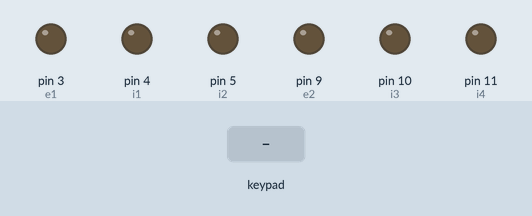
Recording of a sketch running on a simulated Arduino Uno, built with avr-gcc and run on an emulated ATmega328P. Shown: output pins drawn as LEDs (lit = HIGH). The inputs (shaded band) are chosen by the test bench.

Above: at 1.2 s.
1.3 s: key 'U' pressed
At 2.8 s:
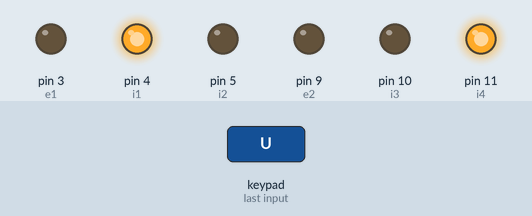
3.2 s: key 'D' pressed
At 4.2 s:
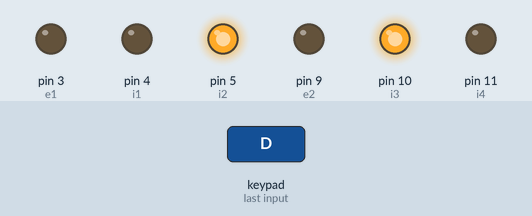
5.1 s: key 'L' pressed
At 6.7 s:
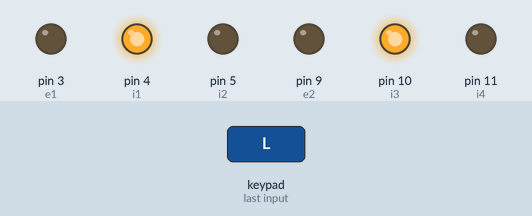
7.0 s: key 'R' pressed
At 8.3 s:
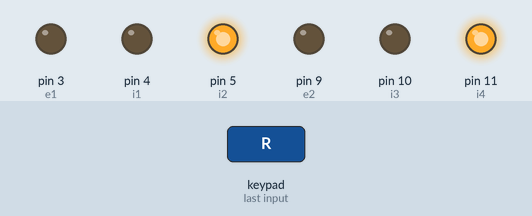
Timing chart, 0 to 9.9 s (numbered marks = the images above; inputs shaded):
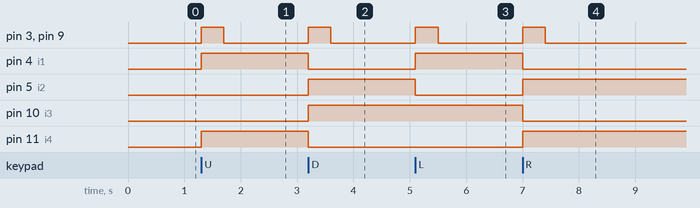

Measured:
- after the input at 1.3 s, pin 3 (e1), pin 9 (e2): LOW → HIGH at once, → LOW 0.40 s later; pin 4 (i1), pin 11 (i4): LOW → HIGH at once
- after the input at 3.2 s, pin 3 (e1), pin 9 (e2): LOW → HIGH at once, → LOW 0.40 s later; pin 4 (i1), pin 11 (i4): HIGH → LOW at once; pin 5 (i2), pin 10 (i3): LOW → HIGH at once
- after the input at 5.1 s, pin 3 (e1), pin 9 (e2): LOW → HIGH at once, → LOW 0.40 s later; pin 4 (i1): LOW → HIGH at once; pin 5 (i2): HIGH → LOW at once
- after the input at 7.0 s, pin 3 (e1), pin 9 (e2): LOW → HIGH at once, → LOW 0.40 s later; pin 4 (i1), pin 10 (i3): HIGH → LOW at once; pin 5 (i2), pin 11 (i4): LOW → HIGH at once

The sketch:

test_v1.ino
```cpp
// C++ code
//ver 2
#define CUSTOM_SETTINGS
#define INCLUDE_GAMEPAD_MODULE
#include <Dabble.h>

const byte e1 = 3;
const byte i1 = 4;
const byte i2 = 5;
const byte e2 = 9;
const byte i3 = 10;
const byte i4 = 11;
const byte rx_pin = 6;
const byte tx_pin = 7;
unsigned long lastSpeedChange = 0UL;
int speed = 255;
char new_value = 'n';
char old_value = ' ';

void stop(){
  analogWrite(e1, 0);
  analogWrite (e2, 0);
  digitalWrite(i1, LOW);
  digitalWrite(i2, LOW);
  digitalWrite (i3, LOW);
  digitalWrite (i4, LOW);
}

void move(byte in1, byte in2, byte in3, byte in4){
  analogWrite(e1, speed);
  analogWrite(e2,speed);
  digitalWrite(i1, in1);
  digitalWrite(i2, in2);
  digitalWrite(i3, in3);
  digitalWrite(i4, in4);}


void setup()
{
   pinMode (e1, OUTPUT);
   pinMode (e2, OUTPUT);
   pinMode (i1, OUTPUT);
   pinMode (i2, OUTPUT);
   pinMode (i3, OUTPUT);
   pinMode (i4, OUTPUT);
  Dabble.begin(9600, rx_pin, tx_pin);

}

void loop()
{
  Dabble.processInput();
  if (!Dabble.isAppConnected()){
    stop();
  return;}

  bool is_speed = false;
  if (millis() - lastSpeedChange > 50){
  if(GamePad.isTrianglePressed()&&speed<=250){
    speed+=5;
    is_speed = true;
  }
  else if(GamePad.isCrossPressed()&&speed>=5){
    speed-=5;
    is_speed = true;}
    lastSpeedChange = millis();
  }
  if (GamePad.isUpPressed()){
	new_value = 'u';
  }
  else if (GamePad.isDownPressed()){
    new_value = 'd';
  }
  else if (GamePad.isLeftPressed()){
    new_value = 'l';
  }
  else if (GamePad.isRightPressed()){
    new_value = 'r';
  }
  else new_value = 's';

  if (new_value != old_value || is_speed == true){
    switch (new_value){
    case 'l': move(HIGH, LOW, HIGH, LOW); break;
    case 'r': move (LOW, HIGH, LOW, HIGH); break;
    case 'd': move (LOW, HIGH, HIGH, LOW); break;
    case 'u': move (HIGH, LOW, LOW, HIGH); break;
    case 's': analogWrite(e1,0); analogWrite(e2,0); break;}
  }
  old_value = new_value;
}
```
